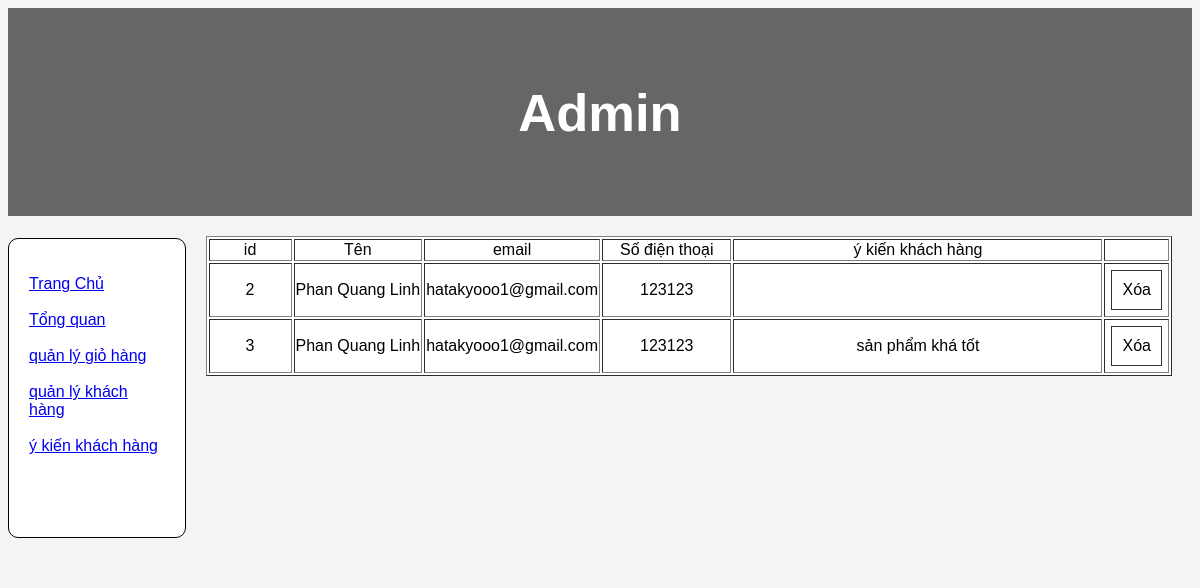
Screenshot of /adminykienkh.php with the database file from the repository.
### tables this page shows
CREATE TABLE `ykienkh` (
  `id` int(11) NOT NULL,
  `id_acc` int(11) DEFAULT NULL,
  `name` varchar(255) DEFAULT NULL,
  `email` varchar(255) DEFAULT NULL,
  `sdt` int(11) DEFAULT NULL,
  `comment` text DEFAULT NULL
);

### adminykienkh.php (the view, shortened to what this page needs)
<!DOCTYPE html>
<html lang="en">
<head>
</head>
<body>
<header>
  <h2>Admin</h2>
</header>
<section>
<?php require_once 'navadmin.php'; ?>
  <article>
        <table width="100%" border = "1" >
        <tr style=" text-align: center; ">
           <td  width="10%" >id </td>
		    <td width="15%" >Tên </td>
		    <td width="10%" >email </td>
		    <td width="15%">Số điện thoại </td>
		    <td width="45%">ý kiến khách hàng </td>
        <td width="10%"> </td>
        </tr>
        <form action="" method="post">
        <?php
        require_once "./connect.php";
		$sql = "SELECT * FROM ykienkh";
		$query = $connection->query($sql);
		while($row = $query->fetch_assoc())  :?>
          <div class="nav">
            <tr style=" text-align: center;">
            <td width=10% >
            <a><?= $row['id']?> </a> <br />
            </td>
            <td width=15%>
            <a ><?= $row['name'] ?></a><br />
            </td>
            <td width=15%>
            <a ><?= $row['email'] ?>  </a><br />
            </td>
            <td width=15%>
            <a ><?= $row['sdt'] ?> </a><br />
            </td>
            <td width=45%>
		      	<a > <?= $row['comment']?> </a> <br />
            </td>
            <td width=10%>
              <div class="btnChange">
              <a class="deleteBtn" href="./deleteadminykienkh.php?id=<?= $row['id']?>"> Xóa </a>
            </div>
            </td>
            </tr>
          </div>
          <?php endwhile; ?>
        </table>
          </article>
</section>
</body>
</html>

### adminykienkh.php (style rules this page uses)
* { box-sizing: border-box; }
body { font-family: Arial, Helvetica, sans-serif; }
header { background-color: #666; padding: 30px; text-align: center; font-size: 35px; color: white; }
article { float: left; padding: 20px; width: 85%; height: 300px; }
section:after { content: ""; display: table; clear: both; }
.deleteBtn,.editBtn { padding: 10px; border: 1px solid #333; color: #000; text-decoration: none; margin : 5px; }
.btnChange { width: 100%; height: 100%; display: flex }
body { background: #3333330d; }
table { background: #fff; }

### rows the page displays
ykienkh: id "2", name "Phan Quang Linh", email "hatakyooo1@gmail.com", sdt "123123"
ykienkh: id "3", name "Phan Quang Linh", email "hatakyooo1@gmail.com", sdt "123123", comment "sản phẩm khá tốt"
